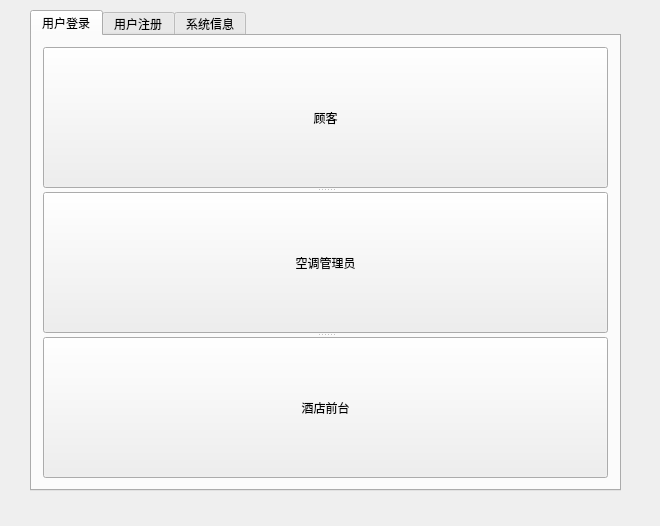
<?xml version="1.0" encoding="UTF-8"?>
<ui version="4.0">
 <class>MainWindowClass</class>
 <widget class="QMainWindow" name="MainWindowClass">
  <property name="geometry">
   <rect>
    <x>0</x>
    <y>0</y>
    <width>660</width>
    <height>526</height>
   </rect>
  </property>
  <property name="windowTitle">
   <string>大型分布式温控系统</string>
  </property>
  <widget class="QWidget" name="centralWidget">
   <widget class="QTabWidget" name="tabWidget">
    <property name="geometry">
     <rect>
      <x>30</x>
      <y>10</y>
      <width>591</width>
      <height>481</height>
     </rect>
    </property>
    <property name="currentIndex">
     <number>0</number>
    </property>
    <widget class="QWidget" name="tab">
     <attribute name="title">
      <string>用户登录</string>
     </attribute>
     <layout class="QVBoxLayout" name="verticalLayout">
      <item>
       <widget class="QSplitter" name="splitter">
        <property name="orientation">
         <enum>Qt::Vertical</enum>
        </property>
        <widget class="QPushButton" name="pushButton">
         <property name="text">
          <string>顾客</string>
         </property>
        </widget>
        <widget class="QPushButton" name="pushButton_3">
         <property name="text">
          <string>空调管理员</string>
         </property>
        </widget>
        <widget class="QPushButton" name="pushButton_2">
         <property name="text">
          <string>酒店前台</string>
         </property>
        </widget>
       </widget>
      </item>
     </layout>
    </widget>
    <widget class="QWidget" name="tab_2">
     <attribute name="title">
      <string>用户注册</string>
     </attribute>
     <widget class="QLabel" name="label">
      <property name="geometry">
       <rect>
        <x>140</x>
        <y>110</y>
        <width>54</width>
        <height>12</height>
       </rect>
      </property>
      <property name="text">
       <string>用户姓名</string>
      </property>
     </widget>
     <widget class="QLabel" name="label_2">
      <property name="geometry">
       <rect>
        <x>140</x>
        <y>160</y>
        <width>54</width>
        <height>12</height>
       </rect>
      </property>
      <property name="text">
       <string>年龄</string>
      </property>
     </widget>
     <widget class="QLabel" name="label_3">
      <property name="geometry">
       <rect>
        <x>140</x>
        <y>220</y>
        <width>54</width>
        <height>12</height>
       </rect>
      </property>
      <property name="text">
       <string>身份ID</string>
      </property>
     </widget>
     <widget class="QLineEdit" name="lineEdit">
      <property name="geometry">
       <rect>
        <x>230</x>
        <y>100</y>
        <width>141</width>
        <height>31</height>
       </rect>
      </property>
     </widget>
     <widget class="QLineEdit" name="lineEdit_2">
      <property name="geometry">
       <rect>
        <x>230</x>
        <y>150</y>
        <width>141</width>
        <height>31</height>
       </rect>
      </property>
     </widget>
     <widget class="QLineEdit" name="lineEdit_3">
      <property name="geometry">
       <rect>
        <x>230</x>
        <y>210</y>
        <width>141</width>
        <height>31</height>
       </rect>
      </property>
     </widget>
     <widget class="QLabel" name="label_4">
      <property name="geometry">
       <rect>
        <x>400</x>
        <y>110</y>
        <width>54</width>
        <height>12</height>
       </rect>
      </property>
      <property name="text">
       <string>【必填】</string>
      </property>
     </widget>
     <widget class="QLabel" name="label_5">
      <property name="geometry">
       <rect>
        <x>400</x>
        <y>160</y>
        <width>54</width>
        <height>12</height>
       </rect>
      </property>
      <property name="text">
       <string>【必填】</string>
      </property>
     </widget>
     <widget class="QLabel" name="label_6">
      <property name="geometry">
       <rect>
        <x>400</x>
        <y>220</y>
        <width>54</width>
        <height>12</height>
       </rect>
      </property>
      <property name="text">
       <string>【必填】</string>
      </property>
     </widget>
     <widget class="QPushButton" name="pushButton_4">
      <property name="geometry">
       <rect>
        <x>374</x>
        <y>362</y>
        <width>131</width>
        <height>51</height>
       </rect>
      </property>
      <property name="text">
       <string>提交</string>
      </property>
     </widget>
     <widget class="QPushButton" name="pushButton_9">
      <property name="geometry">
       <rect>
        <x>80</x>
        <y>360</y>
        <width>131</width>
        <height>51</height>
       </rect>
      </property>
      <property name="text">
       <string>重置</string>
      </property>
     </widget>
    </widget>
    <widget class="QWidget" name="tab_3">
     <attribute name="title">
      <string>系统信息</string>
     </attribute>
     <widget class="QTextBrowser" name="textBrowser_2">
      <property name="geometry">
       <rect>
        <x>30</x>
        <y>20</y>
        <width>521</width>
        <height>411</height>
       </rect>
      </property>
     </widget>
    </widget>
   </widget>
  </widget>
 </widget>
 <layoutdefault spacing="6" margin="11"/>
 <resources>
  <include location="mainwindow.qrc"/>
 </resources>
 <connections/>
</ui>
